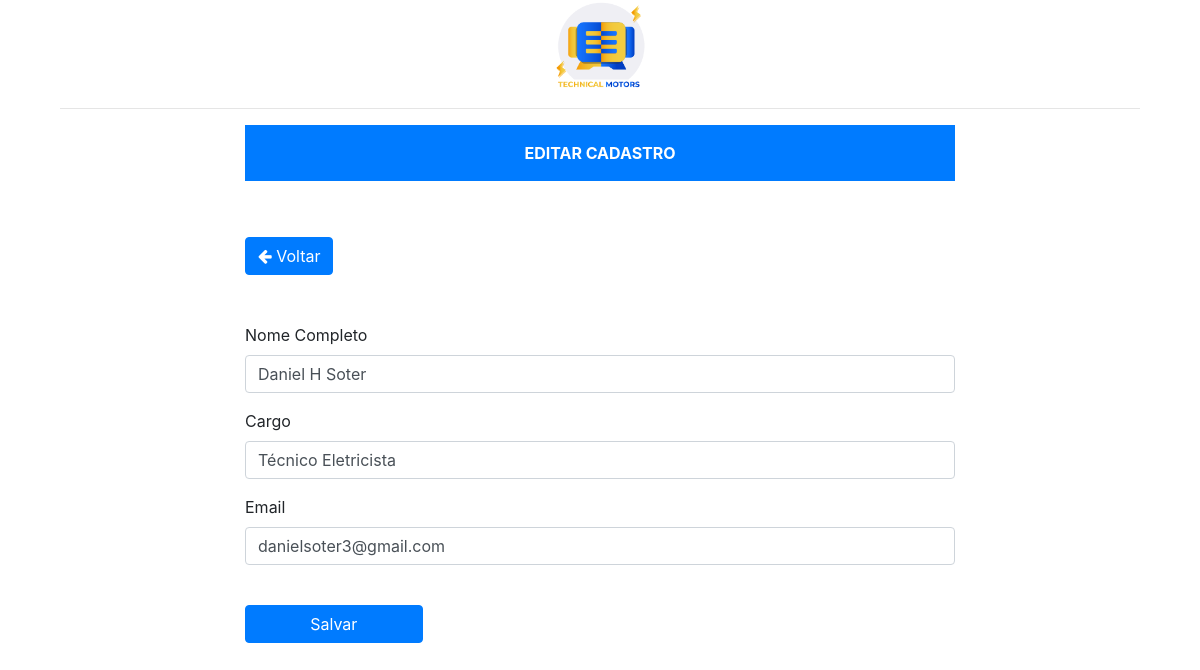
/usuario/1, run on the app's committed database.
### app/models.py (models this page shows, shortened)
class Usuario(db.Model, UserMixin):
    __tablename__ = "usuarios"
    id = db.Column(db.Integer, primary_key=True, autoincrement=True)
    nome = db.Column(db.String(84), nullable=False)
    email = db.Column(db.String(84), nullable=False, unique=True, index=True)
    senha = db.Column(db.String(255), nullable=False)
    cargo = db.Column(db.String(84), nullable=False)

### app/view_usuarios/views.py (the view, shortened to what this page needs)
@usuarios.route("/usuario/<int:id>", methods=["GET", "POST"])
def editar(id):
    usuarios = Usuario.query.get(id)
    form = EdicaoUsuarioForm()
    form.nome.data = usuarios.nome
    form.email.data = usuarios.email
    form.cargo.data =usuarios.cargo
    return render_template("editar/editar_usuarios.html", form=form)

### app/forms.py
class EdicaoUsuarioForm(FlaskForm):
    nome = StringField("Nome Completo", validators=[
        DataRequired("o campo é obrigatório")
    ])
    cargo = StringField("Cargo", validators=[
        DataRequired("o campo é obrigatório")
    ])
    email = EmailField("Email", validators=[
        Email()
    ])
    submit = SubmitField("Salvar")

### app/templates/editar/editar_usuarios.html
{% extends  'bases/base.html' %}
{% from 'bases/form.html' import render_form %}
{% block content %}
<div class="container vh-100">
  <div class="row justify-content-center">
      <img class="m-auto" src="/static/img/img-01.png" style="max-width: 100px" alt="IMG">
  </div>
      <hr></hr>
  <div class="row justify-content-center align-items-cent">
    <div class="col-8">
      <div class="p-3 mb-2 bg-primary text-white font-weight-bold text-center">EDITAR CADASTRO</div>
      <br><br>
      <a href="{{ url_for('usuarios.tela_usuarios') }}" class="btn btn-primary">
        <i class="fa fa-arrow-left" aria-hidden="true"></i>
        Voltar
      </a>
      <br><br><br>
      {{ render_form(form) }}
      <br><br><br><br>
    </div>
  </div>
{% endblock %}

### app/templates/bases/form.html (shortened to what this page needs)
{% macro _hz_form_wrap(horizontal_columns, form_type, add_group=False, required=False) %}
{{ caller() }}
{% endmacro %}
{% macro render_field(field,
                    form_type="basic",
                    horizontal_columns=('lg', 2, 10),
                    button_map={}) %}
    {% if field.flags.required and not required in kwargs %}
        {% set kwargs = dict(required=True, **kwargs) %}
    {% endif %}
    {% if field.widget.input_type == 'checkbox' %}
        {% call _hz_form_wrap(horizontal_columns, form_type, True, required=required) %}
            <div class="form-group form-check{% if form_type == "inline" %} form-check-inline{% endif %}">
                <label class="form-check-label">
                    {{ field(class_="form-check-input")|safe }} {{ field.label.text|safe }}
                </label>
            </div>
        {% endcall %}
    {%- elif field.type == 'SubmitField' -%}
        {% set field_kwargs = kwargs %}
        {% call _hz_form_wrap(horizontal_columns, form_type, True, required=required) %}
        <br>
            {{ field(class='w-25 btn btn-%s' % button_map.get(field.name, 'primary'),
            **field_kwargs) }}
        {% endcall %}
    {% else -%}
        <div class="form-group {%- if form_type == "horizontal" %} row{% endif -%}
                         {%- if field.flags.required %} required{% endif -%}">
            {%- if form_type == "inline" %}
                {{ field.label(class="sr-only")|safe }}
                {% if field.type == 'FileField' %}
                    {% if field.errors %}
                        {{ field(class="form-control-file is-invalid", **kwargs)|safe }}
                    {% else %}
                        {{ field(class="form-control-file", **kwargs)|safe }}
                    {% endif %}
                {% else %}
                    {% if field.errors %}
                        {{ field(class="form-control mb-2 mr-sm-2 mb-sm-0 is-invalid", **kwargs)|safe }}
                    {% else %}
                        {{ field(class="form-control mb-2 mr-sm-2 mb-sm-0", **kwargs)|safe }}
                    {% endif %}
                {% endif %}
            {%- else -%}
                {{ field.label(class="form-control-label")|safe }}
                {% if field.type == 'FileField' %}
                    {% if field.errors %}
                        {{ field(class="form-control-file is-invalid", **kwargs)|safe }}
                    {% else %}
                        {{ field(class="form-control-file", **kwargs)|safe }}
                    {% endif %}
                {% else %}
                    {% if field.errors %}
                        {{ field(class="form-control is-invalid", **kwargs)|safe }}
                    {% else %}
                        {{ field(class="form-control", **kwargs)|safe }}
                    {% endif %}
                {% endif %}
            {%- endif %}
        </div>
    {% endif %}
{% endmacro %}
{% macro render_form(form,
                    action="",
                    method="post",
                    extra_classes=None,
                    role="form",
                    form_type="basic",
                    horizontal_columns=('lg', 2, 10),
                    enctype=None,
                    button_map={},
                    id="",
                    novalidate=False,
                    render_kw={}) %}
    {%- set _enctype = [] %}
    {%- if enctype is none -%}
        {%- for field in form %}
            {%- if field.type == 'FileField' %}
                {%- set _ = _enctype.append('multipart/form-data') -%}
            {%- endif %}
        {%- endfor %}
    {%- else %}
        {% set _ = _enctype.append(enctype) %}
    {%- endif %}
    <form{%- if action != None %} action="{{ action }}"{% endif -%}
            {%- if method %} method="{{ method }}"{% endif %}
            class="form
{%- if extra_classes %} {{ extra_classes }}{% endif -%}{%- if form_type == "inline" %} form-inline{% endif -%}"
            {%- if role %} role="{{ role }}"{% endif -%}
            {%- if render_kw %} {{ render_kw|xmlattr }}{% endif -%}>
        {%- for field in form %}
            {% if not bootstrap_is_hidden_field(field) -%}
                {{ render_field(field,
                    form_type=form_type,
                    horizontal_columns=horizontal_columns,
                    button_map=button_map) }}
            {%- endif %}
        {%- endfor %}
    </form>
{%- endmacro %}

### data on the page
Usuario: nome "Daniel H Soter" "Técnico Eletricista" "danielsoter3@gmail.com"

### other printed values
{{ field.label(class="form-control-label")|safe }} "Nome Completo" "Cargo" "Email"
